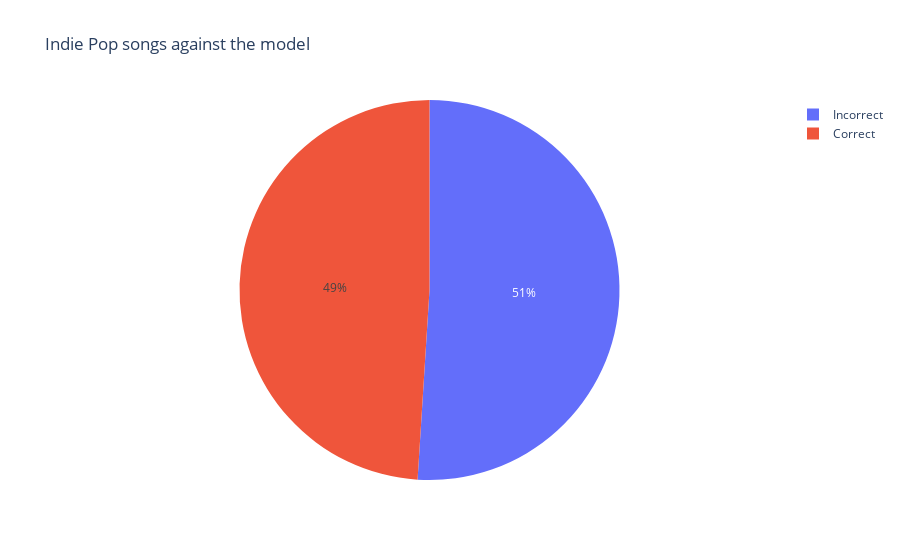

Source (notebook cell):
### Code cell
test_indie_pop = df_closest_songs(pop_indie_median, pop_indie_radius, indie_pop)

total_within_radius_indie_pop = len(test_indie_pop.loc[test_indie_pop.within_radius == True])
labels=['Incorrect', 'Correct']
values = [(len(test_indie_pop))- total_within_radius_indie_pop, total_within_radius_indie_pop]

fig = go.Figure(data=[go.Pie(labels=labels, values=values)]).update_layout(title='Indie Pop songs against the model')
fig.show()

### Figure 1 — Plotly figure (JSON) as saved in the notebook; plotly's stock layout.template omitted (floating-point values rounded to 4 significant figures)
{"data": [{"labels": ["Incorrect", "Correct"], "type": "pie", "values": [51, 49]}], "layout": {"title": {"text": "Indie Pop songs against the model"}}}
